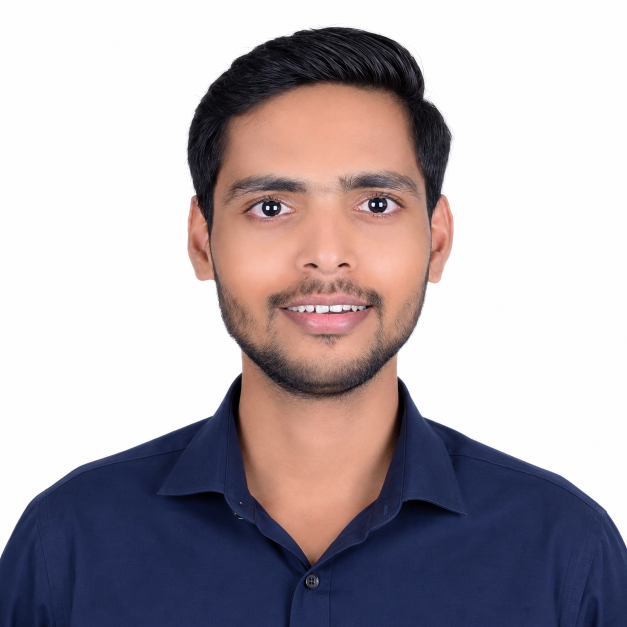
#> input picture Month 5/Week 2/cnn_project/known_faces/Mosin.png, 1254 x 1254 px (shown at 1/2 size)
$ python -i preprocess.py   (imports and definitions only)
#> lines starting #> are read from the running program, lines starting #| are printed output that depends on the picture; after the words box and inside, x2 and y2 are one past the last pixel; in counts of white or black regions, pixels touching at a corner belong together
import cv2

def preprocess(path):
    image = cv2.imread(path)
#> image is the input picture: shape (1254, 1254, 3); mean B, G, R 172.9, 167.4, 176.2

    gray = cv2.cvtColor(
        image,
        cv2.COLOR_BGR2GRAY
    )
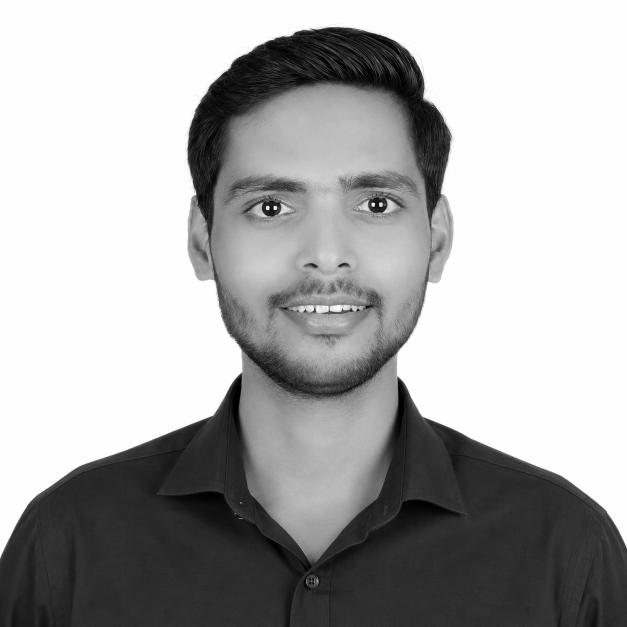
#> gray: shape (1254, 1254) (shown at 1/2 size); min 0, max 255, mean 170.6

    blur = cv2.GaussianBlur(
        gray,
        (5,5),
        0
    )

    thresh = cv2.threshold(
        blur,
        0,
        255,
        cv2.THRESH_BINARY + cv2.THRESH_OTSU
    )[1]
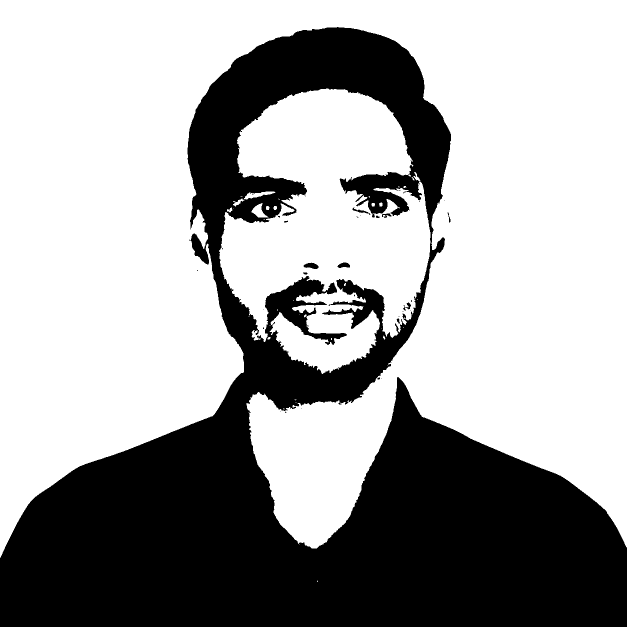
#> thresh: shape (1254, 1254) (shown at 1/2 size); 64.4% white; 37 black regions (25 under 20 px), largest, box (x1, y1, x2, y2) and area: (0, 54, 1254, 1254) 559080, (607, 525, 637, 538) 255, (675, 525, 700, 536) 194

    resized = cv2.resize(
        thresh,
        None,
        fx=2,
        fy=2,
        interpolation=cv2.INTER_CUBIC
    )

    return resized

>>> result = preprocess('../../Week 2/cnn_project/known_faces/Mosin.png')

$ run again, on Month 5/Week 2/cnn_project/known_faces/Prajwal_Jagtap.png
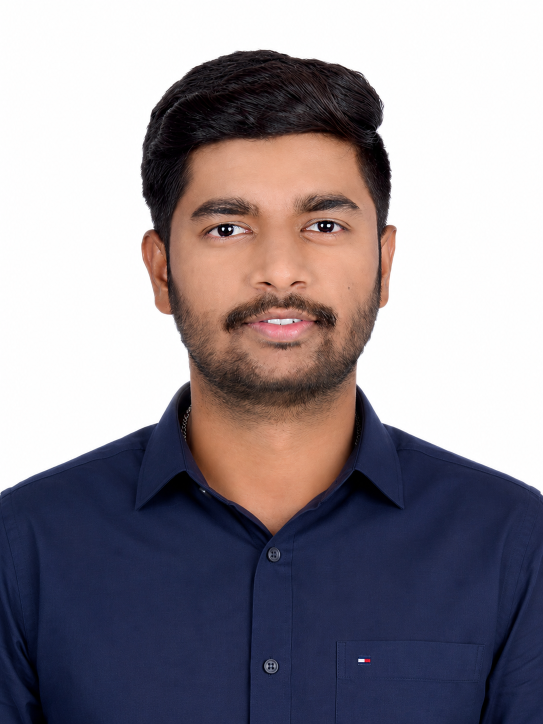
#> input picture Month 5/Week 2/cnn_project/known_faces/Prajwal_Jagtap.png, 1086 x 1448 px (shown at 1/2 size)
#> in preprocess, image is the input picture: shape (1448, 1086, 3); mean B, G, R 147, 139.4, 146.2
#> in preprocess, `gray = cv2.cvtColor( image, cv2.COLOR_BGR2GRAY )`:
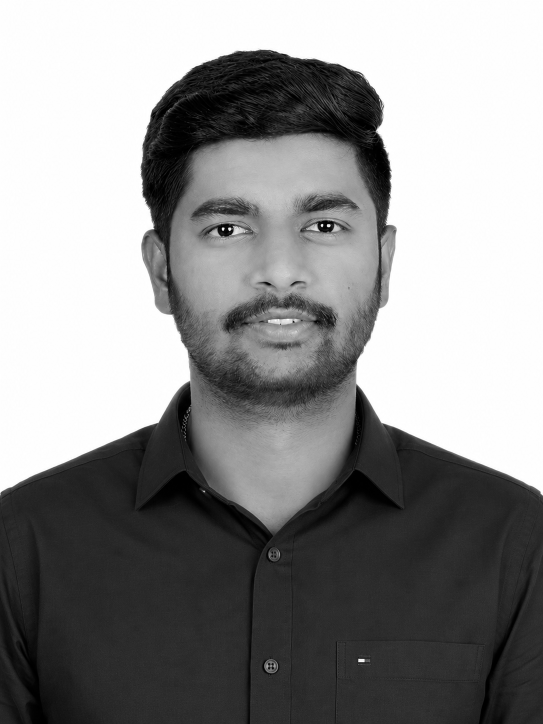
#> gray: shape (1448, 1086) (shown at 1/2 size); min 0, max 255, mean 142.2
#> in preprocess, `thresh = cv2.threshold( blur, 0, 255, cv2.THRESH_BINARY + cv2.THRESH_O..`:
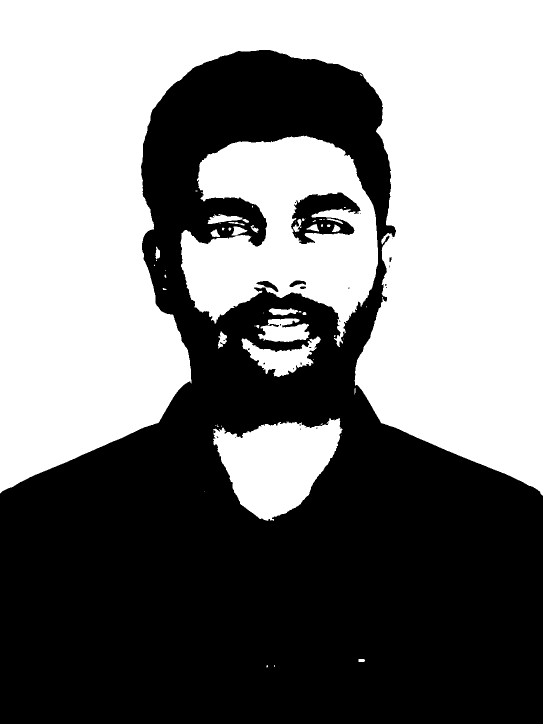
#> thresh: shape (1448, 1086) (shown at 1/2 size); 50% white; 60 white regions (35 under 20 px), largest, box (x1, y1, x2, y2) and area: (0, 0, 1086, 991) 645989, (361, 271, 756, 694) 94262, (426, 836, 685, 1042) 33165

$ run again, on Month 5/Week 2/cnn_project/known_faces/Rohit.png
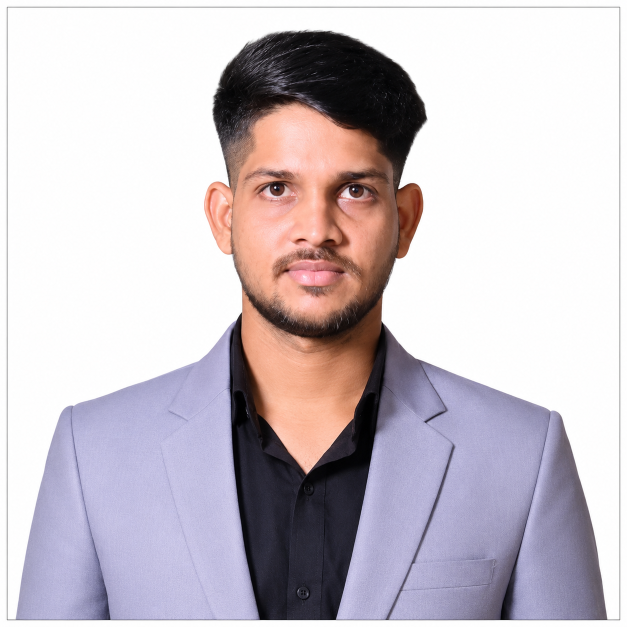
#> input picture Month 5/Week 2/cnn_project/known_faces/Rohit.png, 1254 x 1254 px (shown at 1/2 size)
#> in preprocess, image is the input picture: shape (1254, 1254, 3); mean B, G, R 199, 192.3, 200.8
#> in preprocess, `gray = cv2.cvtColor( image, cv2.COLOR_BGR2GRAY )`:
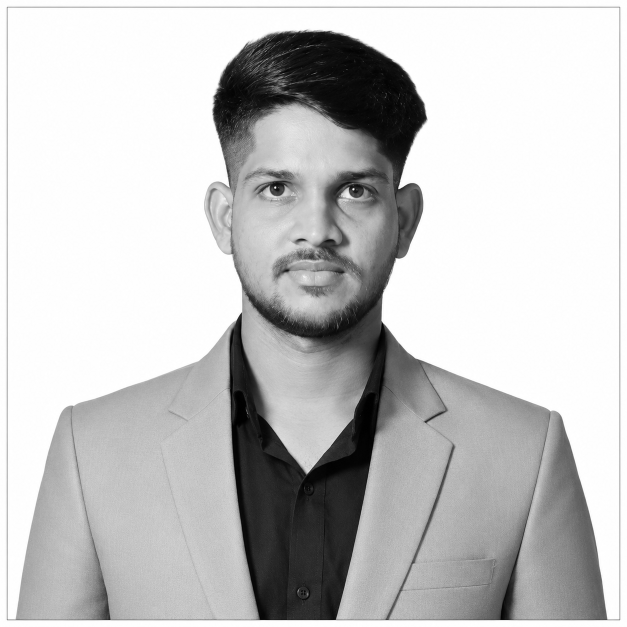
#> gray: shape (1254, 1254) (shown at 1/2 size); min 0, max 255, mean 195.6
#> in preprocess, `thresh = cv2.threshold( blur, 0, 255, cv2.THRESH_BINARY + cv2.THRESH_O..`:
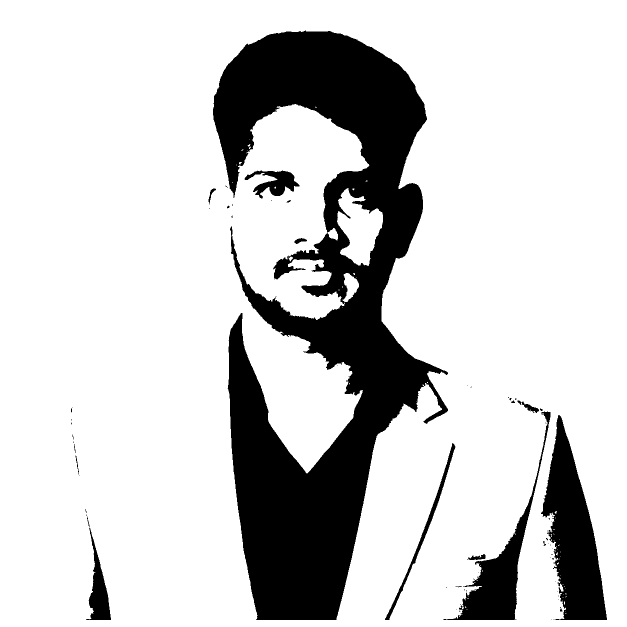
#> thresh: shape (1254, 1254) (shown at 1/2 size); 80.9% white; 70 black regions (52 under 20 px), largest, box (x1, y1, x2, y2) and area: (426, 61, 896, 1240) 247404, (1082, 830, 1214, 1240) 27496, (894, 823, 1101, 1240) 14548
